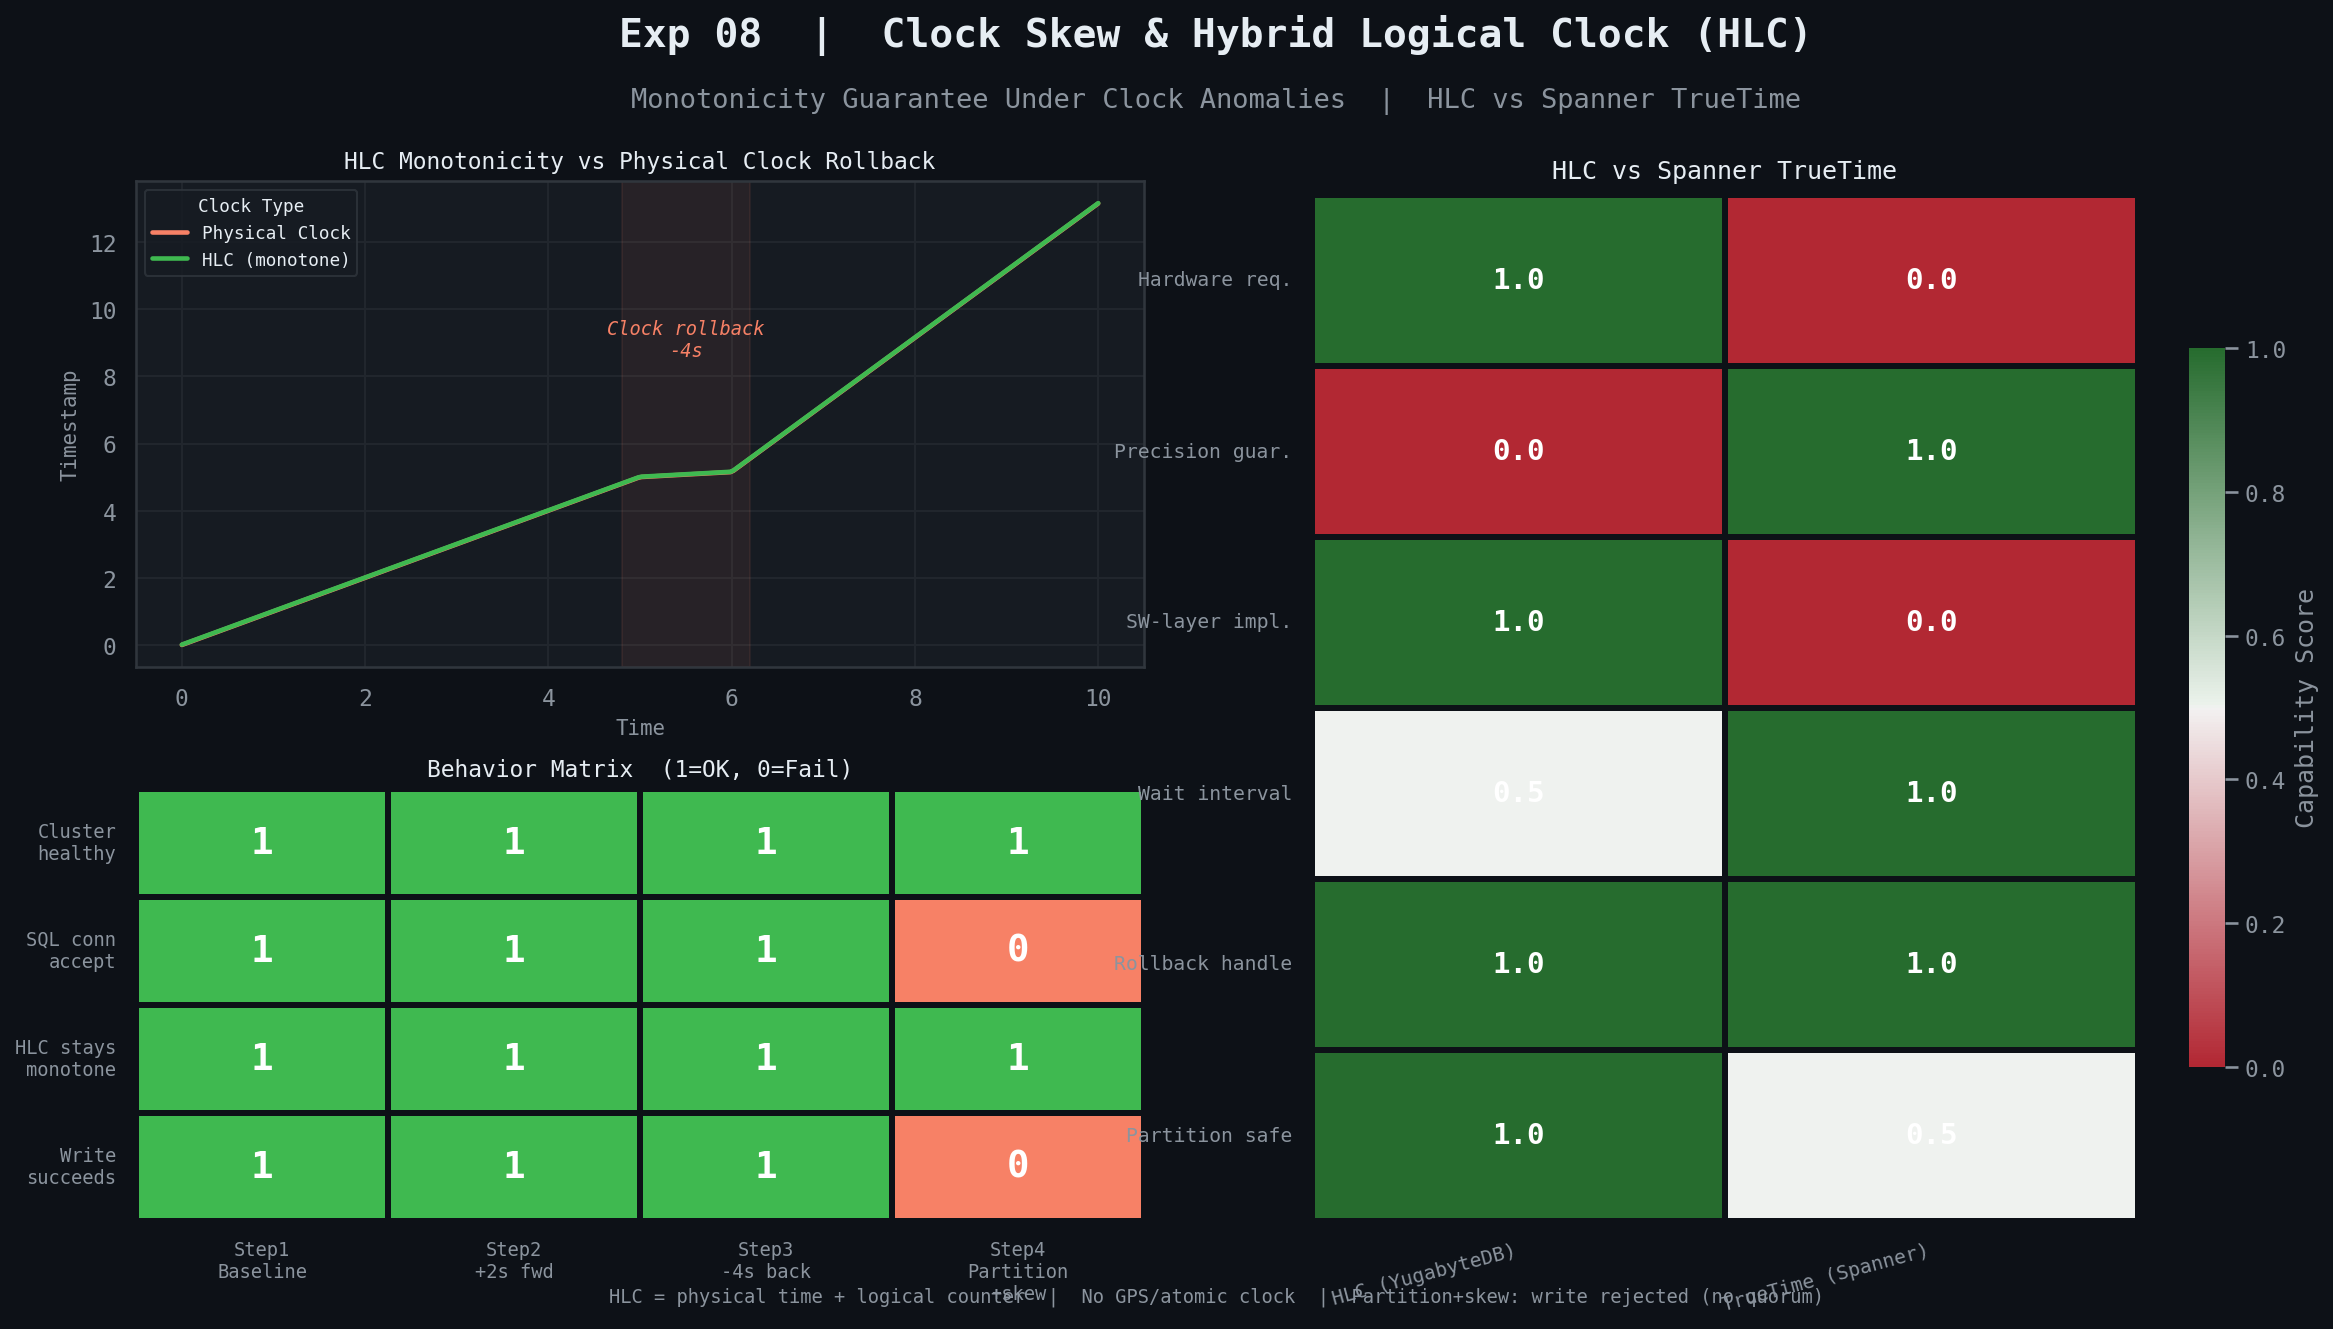

Recreate this plot in Python.
"""Exp 08 — Clock Skew & Hybrid Logical Clock (HLC)"""
import seaborn as sns
import matplotlib.pyplot as plt
import pandas as pd
import numpy as np

BG, PANEL = '#0d1117', '#161b22'
TEXT, MUTED, BORDER = '#e6edf3', '#8b949e', '#30363d'
GREEN, RED, BLUE, PURPLE = '#3fb950', '#f78166', '#58a6ff', '#d2a8ff'

RC = {
    'axes.facecolor': PANEL, 'figure.facecolor': BG,
    'axes.edgecolor': BORDER, 'grid.color': '#21262d',
    'text.color': TEXT, 'axes.labelcolor': MUTED,
    'xtick.color': MUTED, 'ytick.color': MUTED,
    'legend.facecolor': PANEL, 'legend.edgecolor': BORDER,
    'legend.labelcolor': TEXT, 'axes.unicode_minus': False,
    'font.family': 'monospace', 'font.size': 11,
}
sns.set_theme(style='darkgrid', rc=RC)

t = np.linspace(0, 10, 300)
physical = np.where(t < 5, t, np.where(t < 6, t - (t - 5) * 0.85, t - 0.85 + (t - 6) * 1.0))
hlc = np.maximum.accumulate(physical + 0.01)
clock_df = pd.DataFrame({
    'Time': np.concatenate([t, t]),
    'Timestamp': np.concatenate([physical, hlc]),
    'Clock': ['Physical Clock'] * 300 + ['HLC (monotone)'] * 300,
})

steps  = ['Step1\nBaseline', 'Step2\n+2s fwd', 'Step3\n-4s back', 'Step4\nPartition\n+skew']
metrics = ['Cluster\nhealthy', 'SQL conn\naccept', 'HLC stays\nmonotone', 'Write\nsucceeds']
status = np.array([[1,1,1,1],[1,1,1,0],[1,1,1,1],[1,1,1,0]], dtype=float)
status_df = pd.DataFrame(status, index=metrics, columns=steps)

fig = plt.figure(figsize=(16, 9), facecolor=BG)
fig.text(0.5, 0.96, 'Exp 08  |  Clock Skew & Hybrid Logical Clock (HLC)',
         ha='center', fontsize=19, fontweight='bold', color=TEXT)
fig.text(0.5, 0.915, 'Monotonicity Guarantee Under Clock Anomalies  |  HLC vs Spanner TrueTime',
         ha='center', fontsize=13, color=MUTED)

ax1 = fig.add_axes([0.05, 0.50, 0.42, 0.36])
ax1.set_facecolor(PANEL)
for sp in ax1.spines.values(): sp.set_edgecolor(BORDER)
sns.lineplot(data=clock_df, x='Time', y='Timestamp', hue='Clock',
             palette=[RED, GREEN], linewidth=2.2, ax=ax1)
ax1.axvspan(4.8, 6.2, color=RED, alpha=0.08)
ax1.text(5.5, 8.6, 'Clock rollback\n-4s', ha='center', fontsize=9, color=RED, style='italic')
ax1.set_title('HLC Monotonicity vs Physical Clock Rollback', color=TEXT, fontsize=11, pad=6)
ax1.set_xlabel('Time', color=MUTED, fontsize=10)
ax1.set_ylabel('Timestamp', color=MUTED, fontsize=10)
ax1.legend(title='Clock Type', fontsize=8.5, title_fontsize=8.5)

ax2 = fig.add_axes([0.05, 0.09, 0.42, 0.32])
sns.heatmap(status_df, ax=ax2, annot=True, fmt='.0f', linewidths=2, linecolor=BG,
            cmap=[RED, GREEN], vmin=0, vmax=1, cbar=False,
            annot_kws={'size': 18, 'weight': 'bold', 'color': 'white'})
ax2.set_title('Behavior Matrix  (1=OK, 0=Fail)', color=TEXT, fontsize=11, pad=6)
ax2.tick_params(colors=MUTED, labelsize=9, rotation=0)

compare = pd.DataFrame({
    'HLC (YugabyteDB)': [1, 0, 1, 0.5, 1, 1],
    'TrueTime (Spanner)': [0, 1, 0, 1, 1, 0.5],
}, index=['Hardware req.', 'Precision guar.', 'SW-layer impl.',
          'Wait interval', 'Rollback handle', 'Partition safe'])

ax3 = fig.add_axes([0.54, 0.09, 0.43, 0.76])
sns.heatmap(compare, ax=ax3, annot=True, fmt='.1f', linewidths=2, linecolor=BG,
            cmap=sns.diverging_palette(10, 130, s=80, l=40, as_cmap=True),
            vmin=0, vmax=1, cbar=True,
            annot_kws={'size': 14, 'weight': 'bold', 'color': 'white'},
            cbar_kws={'label': 'Capability Score', 'shrink': 0.7})
ax3.set_title('HLC vs Spanner TrueTime', color=TEXT, fontsize=12, pad=8)
ax3.tick_params(colors=MUTED, labelsize=9.5, rotation=0)
ax3.set_xticklabels(ax3.get_xticklabels(), rotation=15, ha='right')

fig.text(0.5, 0.03,
    'HLC = physical time + logical counter  |  No GPS/atomic clock  |  Partition+skew: write rejected (no quorum)',
    ha='center', fontsize=9, color=MUTED)

plt.savefig('phase8_clock_skew.png', dpi=150, bbox_inches='tight', facecolor=BG)
plt.show()
print("Saved: phase8_clock_skew.png")
